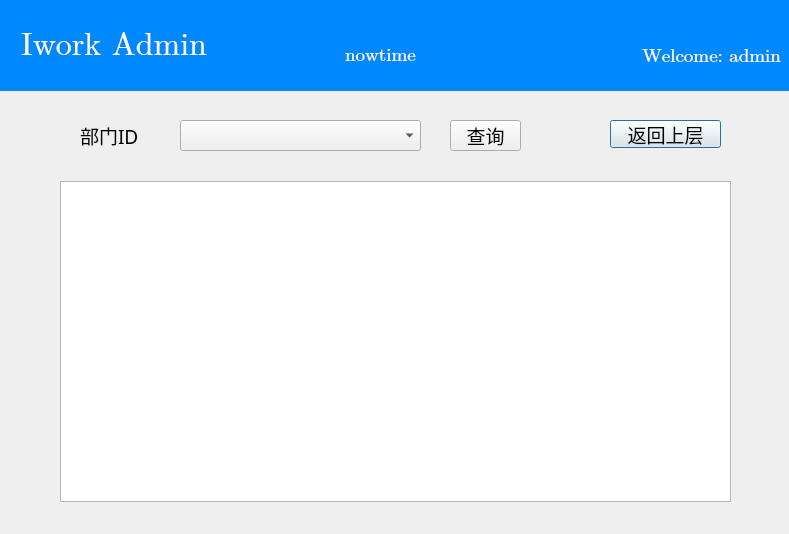
<?xml version="1.0" encoding="UTF-8"?>
<ui version="4.0">
 <class>userfindpro</class>
 <widget class="QDialog" name="userfindpro">
  <property name="geometry">
   <rect>
    <x>0</x>
    <y>0</y>
    <width>789</width>
    <height>534</height>
   </rect>
  </property>
  <property name="windowTitle">
   <string>Dialog</string>
  </property>
  <widget class="QLabel" name="tstr">
   <property name="geometry">
    <rect>
     <x>260</x>
     <y>40</y>
     <width>241</width>
     <height>30</height>
    </rect>
   </property>
   <property name="font">
    <font>
     <family>Cambria Math</family>
     <pointsize>14</pointsize>
    </font>
   </property>
   <property name="styleSheet">
    <string notr="true">QLabel#tstr{
	background-color: #0088ff; 
	color: #ffffff;
	min-width:30px;
	min-height:30px;
}</string>
   </property>
   <property name="text">
    <string>nowtime</string>
   </property>
   <property name="alignment">
    <set>Qt::AlignCenter</set>
   </property>
  </widget>
  <widget class="QLabel" name="title">
   <property name="geometry">
    <rect>
     <x>0</x>
     <y>0</y>
     <width>801</width>
     <height>91</height>
    </rect>
   </property>
   <property name="font">
    <font>
     <family>Cambria Math</family>
     <pointsize>24</pointsize>
    </font>
   </property>
   <property name="contextMenuPolicy">
    <enum>Qt::CustomContextMenu</enum>
   </property>
   <property name="styleSheet">
    <string notr="true">QLabel#title{
	background-color: #0088ff; 
	color: #ffffff;
	min-width:30px;
	min-height:30px;
}</string>
   </property>
   <property name="text">
    <string>  Iwork Admin</string>
   </property>
  </widget>
  <widget class="QLabel" name="inf">
   <property name="geometry">
    <rect>
     <x>480</x>
     <y>20</y>
     <width>301</width>
     <height>71</height>
    </rect>
   </property>
   <property name="font">
    <font>
     <family>Cambria Math</family>
     <pointsize>14</pointsize>
    </font>
   </property>
   <property name="layoutDirection">
    <enum>Qt::RightToLeft</enum>
   </property>
   <property name="styleSheet">
    <string notr="true">QLabel#inf{
	background-color: #0088ff; 
	color: #ffffff;
	min-width:30px;
	min-height:30px;
}</string>
   </property>
   <property name="text">
    <string>Welcome: admin</string>
   </property>
   <property name="alignment">
    <set>Qt::AlignRight|Qt::AlignTrailing|Qt::AlignVCenter</set>
   </property>
  </widget>
  <widget class="QPushButton" name="pushButton">
   <property name="geometry">
    <rect>
     <x>610</x>
     <y>120</y>
     <width>111</width>
     <height>28</height>
    </rect>
   </property>
   <property name="font">
    <font>
     <family>楷体</family>
     <pointsize>14</pointsize>
    </font>
   </property>
   <property name="text">
    <string>返回上层</string>
   </property>
  </widget>
  <widget class="QComboBox" name="Box">
   <property name="geometry">
    <rect>
     <x>180</x>
     <y>120</y>
     <width>241</width>
     <height>31</height>
    </rect>
   </property>
   <property name="font">
    <font>
     <family>Cambria Math</family>
     <pointsize>14</pointsize>
    </font>
   </property>
  </widget>
  <widget class="QLabel" name="nd_2">
   <property name="geometry">
    <rect>
     <x>80</x>
     <y>120</y>
     <width>81</width>
     <height>31</height>
    </rect>
   </property>
   <property name="font">
    <font>
     <family>楷体</family>
     <pointsize>14</pointsize>
    </font>
   </property>
   <property name="text">
    <string>部门ID</string>
   </property>
  </widget>
  <widget class="QPushButton" name="check">
   <property name="geometry">
    <rect>
     <x>450</x>
     <y>120</y>
     <width>71</width>
     <height>31</height>
    </rect>
   </property>
   <property name="font">
    <font>
     <family>楷体</family>
     <pointsize>14</pointsize>
    </font>
   </property>
   <property name="contextMenuPolicy">
    <enum>Qt::DefaultContextMenu</enum>
   </property>
   <property name="layoutDirection">
    <enum>Qt::LeftToRight</enum>
   </property>
   <property name="text">
    <string>查询</string>
   </property>
  </widget>
  <widget class="QTableWidget" name="widget">
   <property name="geometry">
    <rect>
     <x>60</x>
     <y>181</y>
     <width>671</width>
     <height>321</height>
    </rect>
   </property>
   <property name="font">
    <font>
     <family>楷体</family>
     <pointsize>12</pointsize>
    </font>
   </property>
  </widget>
  <zorder>title</zorder>
  <zorder>tstr</zorder>
  <zorder>inf</zorder>
  <zorder>pushButton</zorder>
  <zorder>Box</zorder>
  <zorder>nd_2</zorder>
  <zorder>check</zorder>
  <zorder>widget</zorder>
 </widget>
 <resources/>
 <connections/>
</ui>
